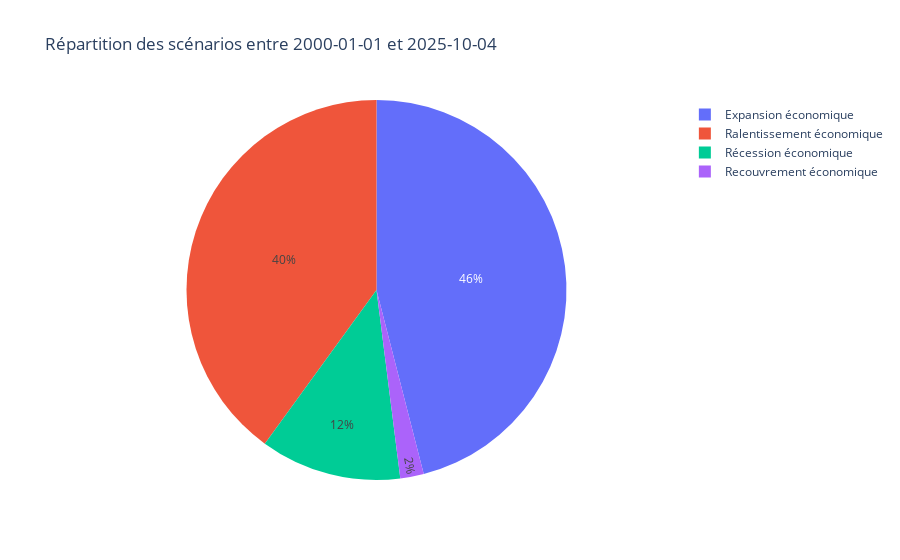

Write notebook code for a chart like this one.
### Code cell
start_date = '2000-01-01'
end_date = datetime.today().strftime('%Y-%m-%d')

filtered_data = merged_data[(merged_data['date'] >= start_date) & (merged_data['date'] <= end_date)]

scenario_counts = filtered_data['Scenario'].value_counts().reset_index()
scenario_counts.columns = ['Scenario', 'Count']

fig = px.pie(scenario_counts, values='Count', names='Scenario', title=f'Répartition des scénarios entre {start_date} et {end_date}')
fig.show()

### Figure 1 — Plotly figure (JSON) as saved in the notebook; plotly's stock layout.template omitted (floating-point values rounded to 4 significant figures)
{"data": [{"domain": {"x": [0, 1], "y": [0, 1]}, "hovertemplate": "Scenario=%{label}<br>Count=%{value}<extra></extra>", "labels": ["Expansion économique", "Ralentissement économique", "Récession économique", "Recouvrement économique"], "legendgroup": "", "name": "", "showlegend": true, "type": "pie", "values": [46, 40, 12, 2]}], "layout": {"legend": {"tracegroupgap": 0}, "title": {"text": "Répartition des scénarios entre 2000-01-01 et 2025-10-04"}}}
